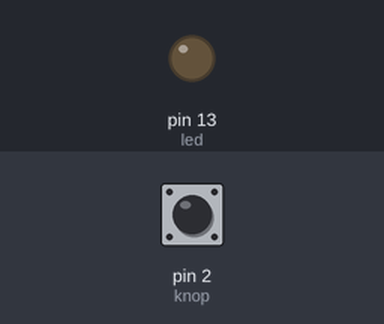
Bench run of a sketch on a simulated Arduino Uno, built with avr-gcc and run on an emulated ATmega328P. Shown: output pins drawn as LEDs (lit = HIGH). The test bench sets the inputs (shaded band); at power-on: pin 2 (knop) LOW.

Above: at 1.2 s.
1.3 s: pin 2 (knop) pulled HIGH for 0.15 s
At 1.9 s:
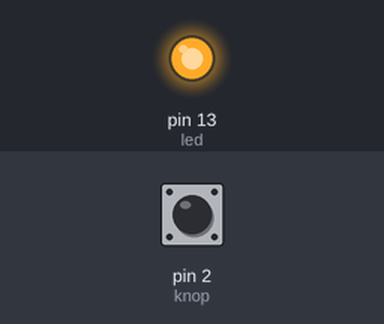
Timing chart, 0 to 7.8 s (numbered marks = the images above; inputs shaded):
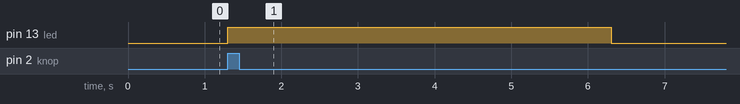

Measured:
- after the input at 1.3 s, pin 13 (led): LOW → HIGH at once, → LOW 5.0 s later

The sketch:

_04_Knop.ino
```cpp
/************************** Module Header *******************************\
Project:		  Knop
Auteur:			  Devon Thomassen
Aanmaakdatum: 20 april 2017
Module naam:	Knop.ino

Omschrijving:
 Knop
  Als de knop (verbonden met pin2) ingedrukt wordt gaat de led
  (verbonden met pin 13)aan.
  Zie voor de aansluiting de opdrachtenbeschrijving

\************************************************************************/

 int knop = 2;       // knop aan pin 2
 int led =  13;       // led aan pin 13
 int toestandknop = 0;   // variabele voor het lezen van de knop

 void setup()
 {
    // Setup digital pins
	pinMode(led, OUTPUT);
	pinMode(knop, INPUT);
  }
 void loop()
 {
	toestandknop = digitalRead(knop); // knop gedrukt HIGH || LOW
	if (toestandknop == HIGH) // als knop ingedrukt is
	{
		digitalWrite(led, HIGH);        // lamp gaat aan
    delay(5000);
	}
	else
	{
		digitalWrite(led, LOW);         // lamp gaat uit
	}
 }
```
